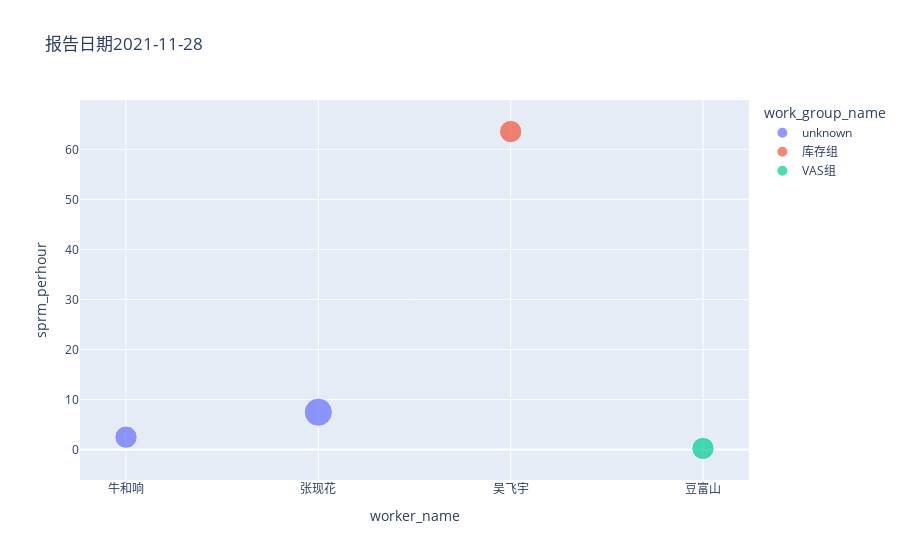

Here is the notebook cell this chart was saved with:
### Code cell
def plot_data(riqi):
    data = coach[coach['start_date'] == riqi][['worker_name', 'work_group_name', 'up_worker_name', 'hire_time', 'worker_post_name',\
    'sprm', 'SPRM_total_of_day', 'work_hour_in_min',
    'work_hour_in_hour', 'sprm_perhour']].drop_duplicates()
    data['work_group_name'] = data['work_group_name'].fillna('unknown')
    return data
def plot_(riqi):
    fig2 = px.scatter(
        data_frame = plot_data(riqi), x = 'worker_name', y= 'sprm_perhour',
        size = 'work_hour_in_hour', color = 'work_group_name',  hover_data=['work_group_name'],
        # facet_col = '开始日期', 
        title= "报告日期" + riqi)  
    # hover_data=  ['account_name_en'] , 


    # fig2.add_hline(y = line_20, line_width=3, line_dash="dash", line_color="black", opacity = .4,\
    #     annotation_text="2020 <br> weighted mean profit_rate <br>, %s" %line_20 , 
    #     annotation_position="top right", annotation_opacity = .4, col = 1)
    # fig2.add_hline(y = line_21, line_width=3, line_dash="dash", line_color="black", opacity = .4,\
    #     annotation_text="2021 <br> weighted mean profit_rate <br>, %s" %line_21 , 
    #     annotation_position="top right", annotation_opacity = .4, col = 2)

    return fig2

plot_('2021-11-28')

### Figure 1 — Plotly figure (JSON) as saved in the notebook; plotly's stock layout.template omitted (floating-point values rounded to 4 significant figures)
{"data": [{"customdata": [["unknown"], ["unknown"]], "hovertemplate": "work_group_name=%{customdata[0]}<br>worker_name=%{x}<br>sprm_perhour=%{y}<br>work_hour_in_hour=%{marker.size}<extra></extra>", "legendgroup": "unknown", "marker": {"color": "#636efa", "size": [9, 14.28], "sizemode": "area", "sizeref": 0.0357, "symbol": "circle"}, "mode": "markers", "name": "unknown", "orientation": "v", "showlegend": true, "type": "scatter", "x": ["牛和响", "张现花"], "xaxis": "x", "y": [2.481, 7.47], "yaxis": "y"}, {"customdata": [["库存组"]], "hovertemplate": "work_group_name=%{customdata[0]}<br>worker_name=%{x}<br>sprm_perhour=%{y}<br>work_hour_in_hour=%{marker.size}<extra></extra>", "legendgroup": "库存组", "marker": {"color": "#EF553B", "size": [9], "sizemode": "area", "sizeref": 0.0357, "symbol": "circle"}, "mode": "markers", "name": "库存组", "orientation": "v", "showlegend": true, "type": "scatter", "x": ["吴飞宇"], "xaxis": "x", "y": [63.56], "yaxis": "y"}, {"customdata": [["VAS组"]], "hovertemplate": "work_group_name=%{customdata[0]}<br>worker_name=%{x}<br>sprm_perhour=%{y}<br>work_hour_in_hour=%{marker.size}<extra></extra>", "legendgroup": "VAS组", "marker": {"color": "#00cc96", "size": [9], "sizemode": "area", "sizeref": 0.0357, "symbol": "circle"}, "mode": "markers", "name": "VAS组", "orientation": "v", "showlegend": true, "type": "scatter", "x": ["豆富山"], "xaxis": "x", "y": [0.2222], "yaxis": "y"}], "layout": {"legend": {"itemsizing": "constant", "title": {"text": "work_group_name"}, "tracegroupgap": 0}, "title": {"text": "报告日期2021-11-28"}, "xaxis": {"anchor": "y", "domain": [0, 1], "title": {"text": "worker_name"}}, "yaxis": {"anchor": "x", "domain": [0, 1], "title": {"text": "sprm_perhour"}}}}
